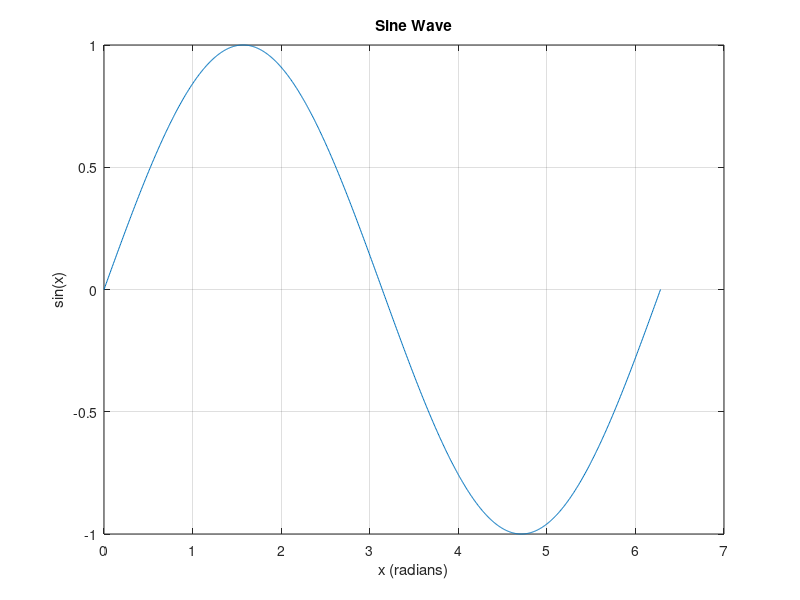

MATLAB code to generate this figure:
% This script plots a sine wave
x = linspace(0, 2*pi, 1000); % Create 1000 points from 0 to 2*pi
y = sin(x); % Calculate the sine of x

% Plot the sine wave
figure;
plot(x, y);
title('Sine Wave');
xlabel('x (radians)');
ylabel('sin(x)');
grid on;
